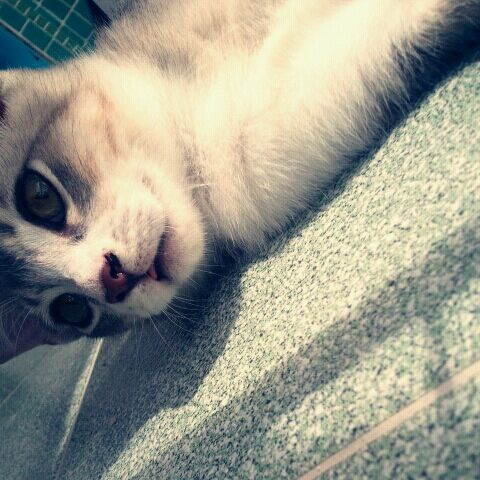
#> input picture mlearn/ch3/face/cat.jpg, 480 x 480 px, found by its file name
$ jupyter execute --allow-errors OpenCV.ipynb
#> lines starting #> are read from the running program, lines starting #| are printed output that depends on the picture; after the words box and inside, x2 and y2 are one past the last pixel; in counts of white or black regions, pixels touching at a corner belong together
[cell 1]
import cv2

def mosaic(img, rect, size):
    # 모자이크 적용할 부분 추출하기
    (x1, y1, x2, y2) = rect
    w = x2 - x1
    h = y2 - y1
    i_rect = img[y1:y2, x1:x2]
    # 축소하고 확대하기
    i_small = cv2.resize(i_rect, (size, size))
    i_mos = cv2.resize(i_small, (w, h), interpolation=cv2.INTER_AREA)
    # 모자이크 적용하기
    img2 = img.copy()
    img2[y1:y2, x1:x2] = i_mos
    return img2

[cell 2]
import matplotlib.pyplot as plt
import cv2
from mosaic import mosaic as mosaic

# 이미지를 읽어 들이고 모자이크 처리하기
img = cv2.imread("cat.jpg")
#> img is the input picture: shape (480, 480, 3); mean B, G, R 140.2, 154, 154
#> (the rest of this cell did not finish here and is left out)

[cell 3]
import matplotlib.pyplot as plt
import cv2
from mosaic import mosaic as mosaic

# 캐스케이드 파일 지정해서 검출기 생성하기
cascade_file = "haarcascade_frontalface_alt.xml"
cascade = cv2.CascadeClassifier(cascade_file)

# 이미지를 읽어 들이고 그레이스케일로 변환하기
img = cv2.imread("family.jpg")
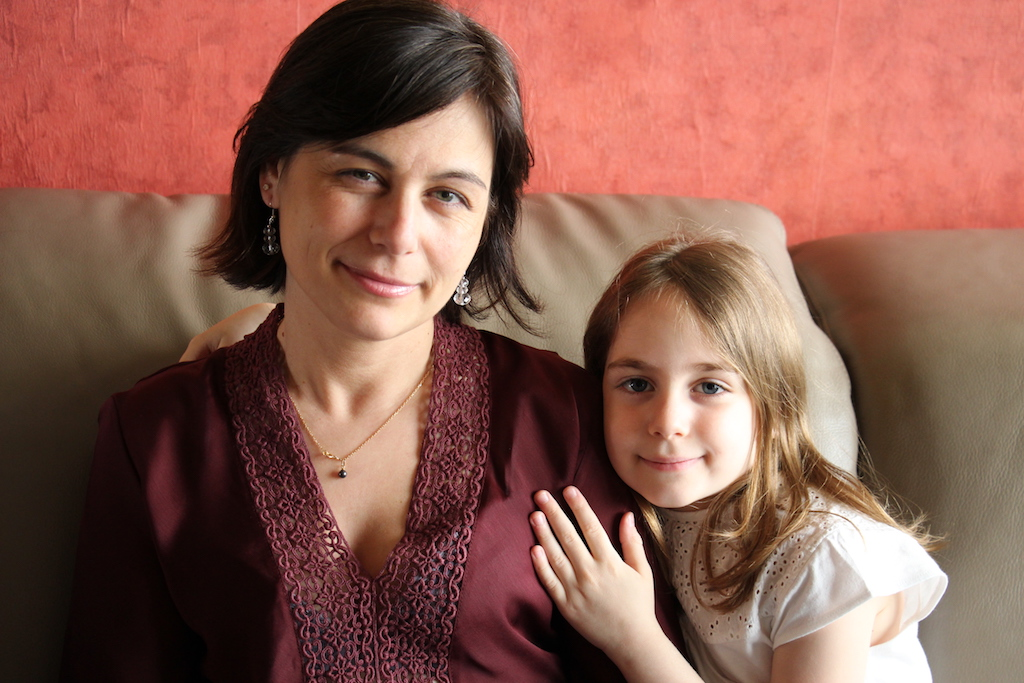
#> input picture mlearn/ch3/face/family.jpg, 1024 x 683 px, found by its file name
#> img is the input picture: shape (683, 1024, 3); mean B, G, R 81.1, 93.8, 140
img_gray = cv2.cvtColor(img, cv2.COLOR_BGR2GRAY)
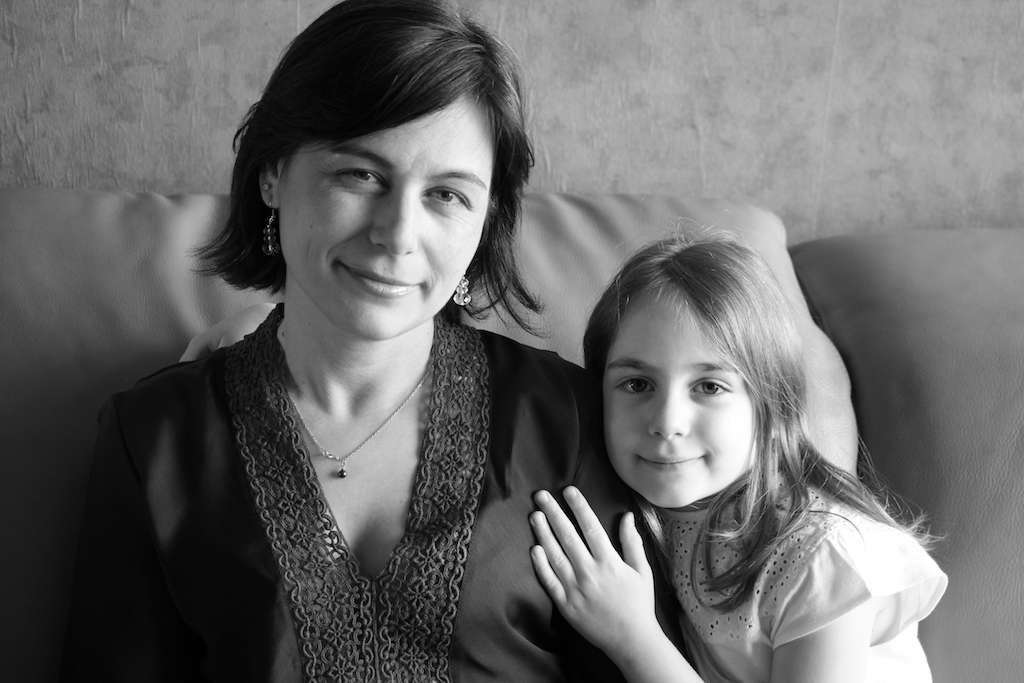
#> img_gray: shape (683, 1024); min 0, max 255, mean 106.2

# 얼굴 검출하기
face_list = cascade.detectMultiScale(img_gray, minSize=(150,150))
#> face_list = [[579, 312, 191, 191], [290, 98, 227, 227]]
if len(face_list) == 0: quit()

# 인식한 부분에 모자이크 처리하기
#> (the rest of this cell did not finish here and is left out)

[cell 4]
import matplotlib.pyplot as plt
#> (the rest of this cell did not finish here and is left out)

#> (a cell that did not finish here is left out)

#> (a cell that did not finish here is left out)

[cell 7]
from sklearn.externals import joblib
#> (the rest of this cell did not finish here and is left out)

[cell 8]
import cv2
from sklearn.externals import joblib

def predict_digit(filename):

    # 학습한 데이터 읽어 들이기
    clf = joblib.load("digits.pkl")

    # 직접 그린 손글씨 이미지 읽어 들이기
    my_img = cv2.imread(filename)

    # 이미지 데이터를 학습에 적합하게 변환하기
    my_img = cv2.cvtColor(my_img, cv2.COLOR_BGR2GRAY)
    my_img = cv2.resize(my_img, (8, 8))
    my_img = 15 - my_img // 16 # 흑백 반전

    # 2차원 배열을 1차원 배열로 변환하기
    my_img = my_img.reshape((-1, 64))

    # 데이터 예측하기
    res = clf.predict(my_img)
    return res[0]

# 이미지 파일을 지정해서 실행하기
#> (the rest of this cell did not finish here and is left out)

[cell 9]
import cv2
import matplotlib.pyplot as plt

# 이미지 읽어 들이고 크기 변경하기
img = cv2.imread("flower.jpg")
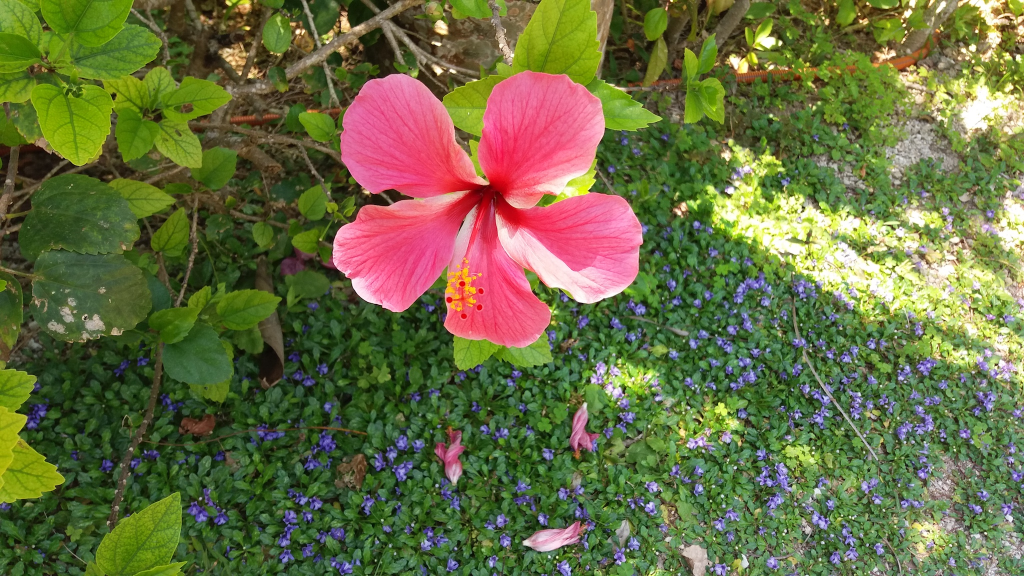
#> input picture mlearn/ch3/object/flower.jpg, 2048 x 1152 px, found by its file name (shown at 1/2 size)
#> img is the input picture: shape (1152, 2048, 3); mean B, G, R 66.5, 109.1, 105.6
img = cv2.resize(img, (300, 169))
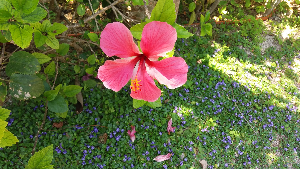
#> img: shape (169, 300, 3); mean B, G, R 66.4, 109, 105.5

# 색공간 변경하기
gray = cv2.cvtColor(img, cv2.COLOR_BGR2GRAY)
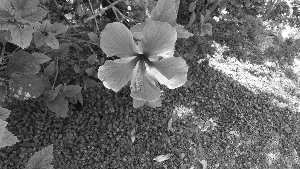
#> gray: shape (169, 300); min 5, max 255, mean 103.1
gray = cv2.GaussianBlur(gray, (7, 7), 0)
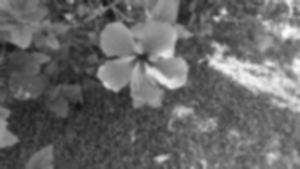
#> gray: shape (169, 300); min 17, max 252, mean 103.1
im2 = cv2.threshold(gray, 140, 240, cv2.THRESH_BINARY_INV)[1]
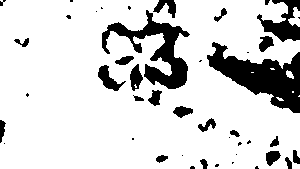
#> im2: shape (169, 300); values 0 (black) and 240 (white), 83.6% white; 44 black regions (22 under 20 px)

# 화면 왼쪽에 변환한 이미지 출력하기
plt.subplot(1, 2, 1)
plt.imshow(im2, cmap="gray")

# 윤곽 검출하기
cnts = cv2.findContours(im2,
        cv2.RETR_LIST,
        cv2.CHAIN_APPROX_SIMPLE)[1]
#> cnts = 41 contours, 22 with area under 20; largest, box (x1, y1, x2, y2) and area: (0, 0, 300, 169) 45512, (101, 9, 191, 90) 2473, (97, 64, 127, 92) 338, (129, 63, 144, 92) 250, (258, 35, 275, 53) 180

# 검출한 윤곽 그리기
for pt in cnts:
    # x, y, w, h = cv2.boundingRect(pt)
#     # 너무 크거나 너무 작은 부분 제거하기
    if w < 30 or w > 200: continue
    print(x,y,w,h) # 결과 출력하기
#> this loop made 41 passes
#> pt on passes 3, 5, 7, 11, 18, 19, 21, 24, 26, 35: [[181, 155], [182, 154], [183, 155], [182, 156]], [[235, 154], [236, 153], [237, 154], [236, 155]], [[3, 143], [4, 142], [5, 143], [4, 144]], [[228, 137], [229, 136], [230, 137], [229, 138]], [[299, 95], [298, 96], [299, 96]], [[132, 95], [133, 94], [134, 95], [133, 96]], [[292, 91], [292, 92], [293, 92], [293, 91]], [[251, 72], [253, 72]], [[270, 68], [271, 69], [274, 69], [273, 68]], [[95, 11], [96, 10], [97, 11], [96, 12]]
#| 579 312 191 191
#| 579 312 191 191
#| 579 312 191 191
#| 579 312 191 191
#| 579 312 191 191
#| 579 312 191 191
#| 579 312 191 191
#| 579 312 191 191
#> (further printed lines are left out)
    # cv2.rectangle(img, (x, y), (x+w, y+h), (0, 255, 0), 2)

# 화면 오른쪽에 결과 출력하기
plt.subplot(1, 2, 2)
plt.imshow(cv2.cvtColor(img, cv2.COLOR_BGR2RGB))
plt.savefig("find_contours.png", dpi=200)
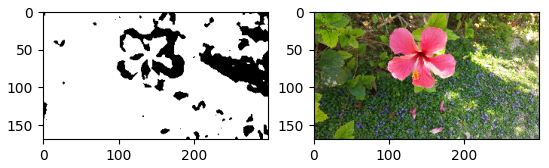
#> figure drawn by matplotlib, 2 panels
